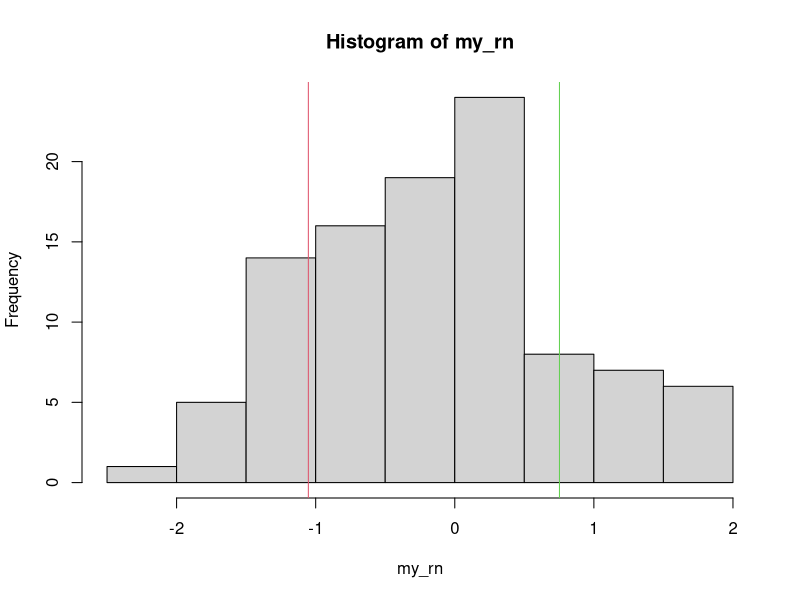

Recreate this plot in R.
rnorm(100)
my_rn<-rnorm(100)
mean(my_rn)
sd(my_rn)
my_rn+5
mean(my_rn+5)
speakers<-sample(c(1:25))
speakers
speakers<-sample(c(1:25),3)
speakers
speakers<-sample(c(1:25),3)
speakers
speakers<-sample(c(1:25),3)
speakers<-sample(c(1:25))
day1<-speakers[1:13]
day2<-speakers[14:25]
day1
rep("A",10)
my_rn[sd(my_rn)>1]
my_rn[c(sd(my_rn)>1)]
sd(my_rn)>1
my_rn>(mean(my_rn)-sd(my_rn))
my_rn[my_rn>(mean(my_rn)-sd(my_rn))]
my_rn.onesd<-my_rn[my_rn>(mean(my_rn)-sd(my_rn))]
hist(my_rn)
abline(v= c((mean(my_rn)-sd(my_rn)),(mean(my_rn)+sd(my_rn))),col= c(2,3))
